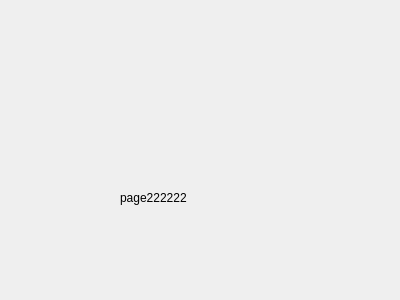
<?xml version="1.0" encoding="UTF-8"?>
<ui version="4.0">
 <class>Page2</class>
 <widget class="QWidget" name="Page2">
  <property name="geometry">
   <rect>
    <x>0</x>
    <y>0</y>
    <width>400</width>
    <height>300</height>
   </rect>
  </property>
  <property name="windowTitle">
   <string>Form</string>
  </property>
  <widget class="QLabel" name="label">
   <property name="geometry">
    <rect>
     <x>120</x>
     <y>190</y>
     <width>161</width>
     <height>16</height>
    </rect>
   </property>
   <property name="text">
    <string>page222222</string>
   </property>
  </widget>
 </widget>
 <resources/>
 <connections/>
</ui>
